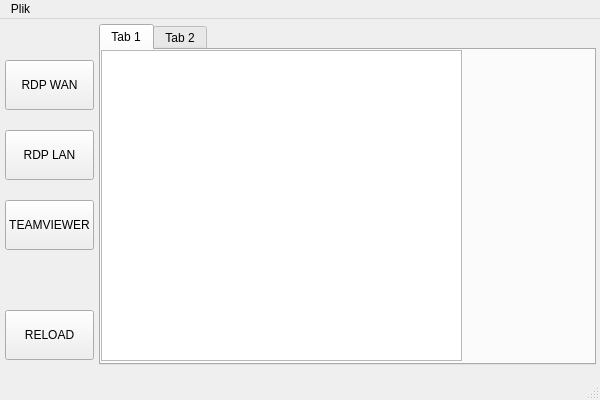
<?xml version="1.0" encoding="UTF-8"?>
<ui version="4.0">
 <class>MainWindow</class>
 <widget class="QMainWindow" name="MainWindow">
  <property name="geometry">
   <rect>
    <x>0</x>
    <y>0</y>
    <width>600</width>
    <height>400</height>
   </rect>
  </property>
  <property name="windowTitle">
   <string>MainWindow</string>
  </property>
  <widget class="QWidget" name="centralwidget">
   <widget class="QWidget" name="horizontalLayoutWidget">
    <property name="geometry">
     <rect>
      <x>0</x>
      <y>0</y>
      <width>601</width>
      <height>351</height>
     </rect>
    </property>
    <layout class="QHBoxLayout" name="horizontalLayout">
     <property name="spacing">
      <number>0</number>
     </property>
     <property name="sizeConstraint">
      <enum>QLayout::SetDefaultConstraint</enum>
     </property>
     <property name="leftMargin">
      <number>5</number>
     </property>
     <property name="topMargin">
      <number>5</number>
     </property>
     <property name="rightMargin">
      <number>5</number>
     </property>
     <property name="bottomMargin">
      <number>5</number>
     </property>
     <item>
      <layout class="QVBoxLayout" name="verticalLayout" stretch="0,0,0,0,0,0">
       <property name="spacing">
        <number>20</number>
       </property>
       <property name="sizeConstraint">
        <enum>QLayout::SetMaximumSize</enum>
       </property>
       <property name="leftMargin">
        <number>0</number>
       </property>
       <property name="topMargin">
        <number>5</number>
       </property>
       <property name="rightMargin">
        <number>5</number>
       </property>
       <property name="bottomMargin">
        <number>5</number>
       </property>
       <item>
        <spacer name="verticalSpacer_2">
         <property name="orientation">
          <enum>Qt::Vertical</enum>
         </property>
         <property name="sizeHint" stdset="0">
          <size>
           <width>20</width>
           <height>20</height>
          </size>
         </property>
        </spacer>
       </item>
       <item>
        <widget class="QPushButton" name="buttonRdpWan">
         <property name="minimumSize">
          <size>
           <width>0</width>
           <height>50</height>
          </size>
         </property>
         <property name="text">
          <string>RDP WAN</string>
         </property>
         <property name="flat">
          <bool>false</bool>
         </property>
        </widget>
       </item>
       <item>
        <widget class="QPushButton" name="buttonRdpLan">
         <property name="minimumSize">
          <size>
           <width>0</width>
           <height>50</height>
          </size>
         </property>
         <property name="text">
          <string>RDP LAN</string>
         </property>
        </widget>
       </item>
       <item>
        <widget class="QPushButton" name="buttonTeamViewer">
         <property name="minimumSize">
          <size>
           <width>0</width>
           <height>50</height>
          </size>
         </property>
         <property name="text">
          <string>TEAMVIEWER</string>
         </property>
        </widget>
       </item>
       <item>
        <spacer name="verticalSpacer">
         <property name="orientation">
          <enum>Qt::Vertical</enum>
         </property>
         <property name="sizeHint" stdset="0">
          <size>
           <width>20</width>
           <height>40</height>
          </size>
         </property>
        </spacer>
       </item>
       <item>
        <widget class="QPushButton" name="buttonRefresh">
         <property name="minimumSize">
          <size>
           <width>0</width>
           <height>50</height>
          </size>
         </property>
         <property name="text">
          <string>RELOAD</string>
         </property>
        </widget>
       </item>
      </layout>
     </item>
     <item>
      <widget class="QTabWidget" name="tabWidget">
       <property name="sizePolicy">
        <sizepolicy hsizetype="Expanding" vsizetype="Expanding">
         <horstretch>0</horstretch>
         <verstretch>0</verstretch>
        </sizepolicy>
       </property>
       <property name="locale">
        <locale language="Polish" country="Poland"/>
       </property>
       <property name="currentIndex">
        <number>0</number>
       </property>
       <widget class="QWidget" name="tab">
        <attribute name="title">
         <string>Tab 1</string>
        </attribute>
        <widget class="QTreeView" name="mainTreeView">
         <property name="geometry">
          <rect>
           <x>0</x>
           <y>0</y>
           <width>361</width>
           <height>311</height>
          </rect>
         </property>
         <property name="sizePolicy">
          <sizepolicy hsizetype="Expanding" vsizetype="Expanding">
           <horstretch>0</horstretch>
           <verstretch>0</verstretch>
          </sizepolicy>
         </property>
         <property name="locale">
          <locale language="Polish" country="Poland"/>
         </property>
         <property name="frameShape">
          <enum>QFrame::StyledPanel</enum>
         </property>
         <property name="sizeAdjustPolicy">
          <enum>QAbstractScrollArea::AdjustIgnored</enum>
         </property>
        </widget>
       </widget>
       <widget class="QWidget" name="tab_2">
        <attribute name="title">
         <string>Tab 2</string>
        </attribute>
       </widget>
      </widget>
     </item>
    </layout>
   </widget>
  </widget>
  <widget class="QMenuBar" name="menubar">
   <property name="geometry">
    <rect>
     <x>0</x>
     <y>0</y>
     <width>600</width>
     <height>22</height>
    </rect>
   </property>
   <widget class="QMenu" name="menuPlik">
    <property name="title">
     <string>Plik</string>
    </property>
    <addaction name="actionUpdate"/>
   </widget>
   <addaction name="menuPlik"/>
  </widget>
  <widget class="QStatusBar" name="statusbar"/>
  <action name="actionUpdate">
   <property name="text">
    <string>Update</string>
   </property>
  </action>
 </widget>
 <tabstops>
  <tabstop>buttonRdpWan</tabstop>
  <tabstop>buttonRdpLan</tabstop>
  <tabstop>buttonTeamViewer</tabstop>
  <tabstop>mainTreeView</tabstop>
 </tabstops>
 <resources/>
 <connections/>
</ui>
